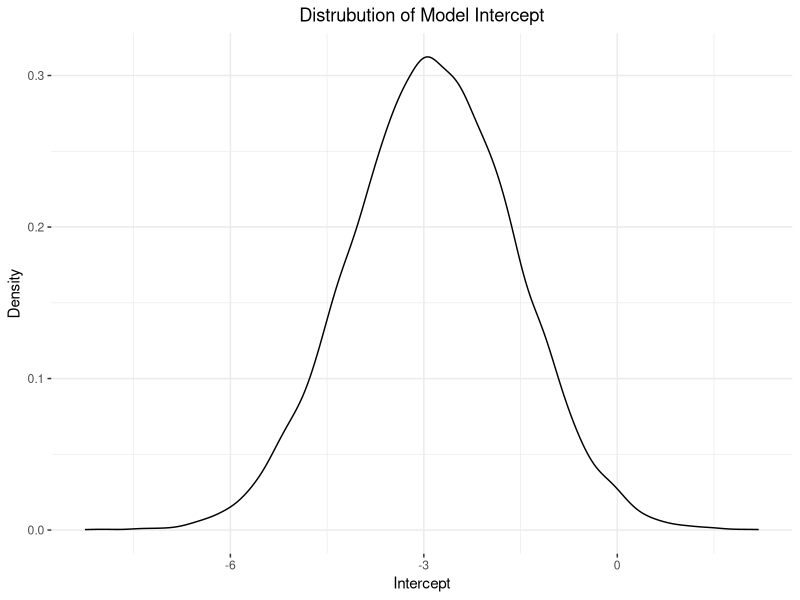
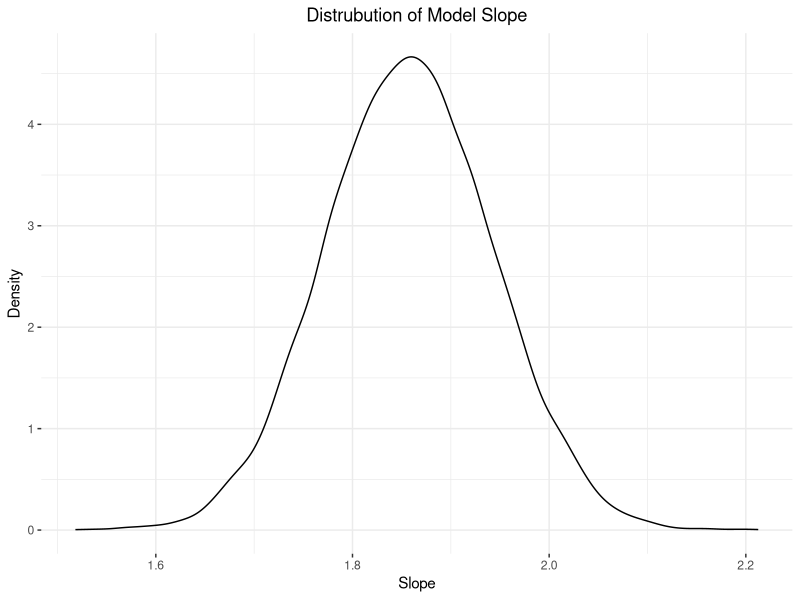

These figures' R source, in order:
## ---- chunk 1
library(tidyverse)
library(data.table)
library(MASS)
set.seed(9988)
## ---- chunk 2
meansVector <- c(15, 25)
print(meansVector)
## ---- chunk 3
covMat <- matrix(
  c(0.6856935, 
    1.274315, 
    1.2743154, 
    3.116278),
  nrow = 2
  )
print(covMat)
## ---- chunk 4
mvn_sample <- as.data.frame(mvrnorm(n = 150,
                                    mu = meansVector,
                                    Sigma = covMat
                                    )
)
head(mvn_sample)
## ---- chunk 5
cor(mvn_sample$V1, 
    mvn_sample$V2)
## ---- chunk 6
reg_model <- lm(V2 ~ V1,
                data = mvn_sample) 
summary(reg_model)
## ---- chunk 7
summary_reg_model <- summary(reg_model)
summary_reg_model$coefficients
## ---- chunk 8
mvn_samples <- function(meansVector, covMat) {
  sample <- mvrnorm(n = 150,
                    mu = meansVector,
                    Sigma = covMat)
  return(as.data.frame(sample))
}
## ---- chunk 9
lmSimulations <- lapply(1:10000, function(x) {
  newData <- mvn_samples(meansVector, covMat)
  model <- lm(V2 ~ V1, 
              data = newData)
  return(data.frame(intercept = coefficients(model)[1], 
                    slope = coefficients(model)[2]))
})
lmSimulations <- rbindlist(lmSimulations)
head(lmSimulations)
## ---- chunk 10
ggplot(lmSimulations, 
       aes(x = intercept)) + 
  geom_density(alpha = .15, color = "black") + 
  ggtitle("Distrubution of Model Intercept") + 
  xlab('Intercept') + 
  ylab('Density') + 
  theme_bw() + 
  theme(panel.border = element_blank()) +
  theme(plot.title = element_text(hjust = .5))
## ---- chunk 11
mean(lmSimulations$intercept)
## ---- chunk 12
ggplot(lmSimulations, 
       aes(x = slope)) + 
  geom_density(alpha = .15, color = "black") + 
  ggtitle("Distrubution of Model Slope") + 
  xlab('Slope') + 
  ylab('Density') + 
  theme_bw() + 
  theme(panel.border = element_blank()) +
  theme(plot.title = element_text(hjust = .5))
## ---- chunk 13
mean(lmSimulations$slope)
## ---- chunk 14
sd(lmSimulations$intercept)
## ---- chunk 15
sd(lmSimulations$slope)
